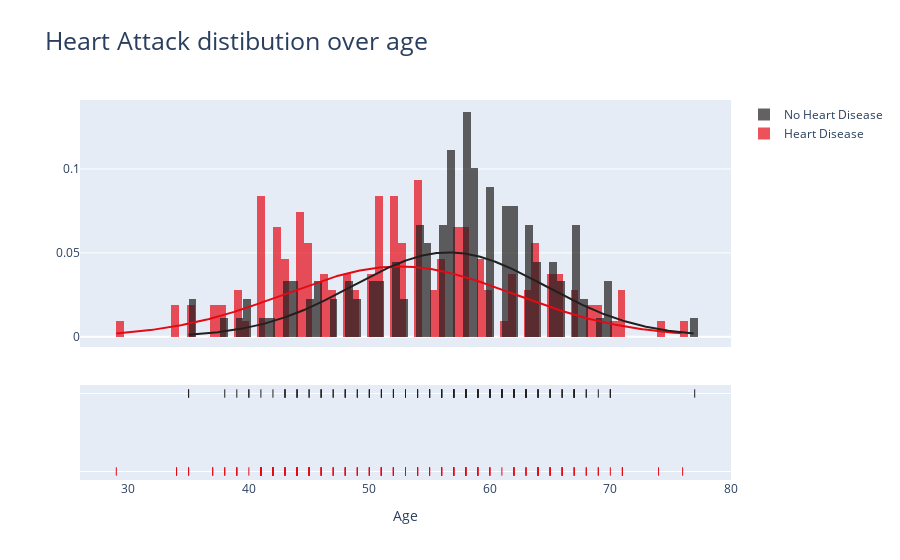

This figure's notebook cell:
### Markdown cell above
As we can see cholesterol is almost the same famales and males also does not depend on heart disease

### Code cell
import plotly.express as px
import plotly.figure_factory as ff
heart = df[df['output'] == 1]['age']
heart_no = df[df['output'] == 0]['age']
fig = ff.create_distplot([heart, heart_no],
                        ['Heart Disease', 'No Heart Disease'],
                        bin_size=0.65, curve_type='normal',
                        colors=['#E50914','#221F1F'],
                        )

fig.update_layout(
    title="Heart Attack distibution over age",
    xaxis_title="Age",
    width=1000,
    titlefont=dict(size=25),
    
)
fig.show()

### Figure 1 — Plotly figure (JSON) as saved in the notebook; plotly's stock layout.template omitted (floating-point values rounded to 4 significant figures; data arrays with more than 128 entries replaced by an {"elided": "..."} marker saying what was removed)
{"data": [{"histnorm": "probability density", "legendgroup": "Heart Disease", "marker": {"color": "#E50914"}, "name": "Heart Disease", "opacity": 0.7, "type": "histogram", "x": {"elided": "165 int values"}, "xaxis": "x", "xbins": {"end": 76, "size": 0.65, "start": 29}, "yaxis": "y"}, {"histnorm": "probability density", "legendgroup": "No Heart Disease", "marker": {"color": "#221F1F"}, "name": "No Heart Disease", "opacity": 0.7, "type": "histogram", "x": {"elided": "138 int values"}, "xaxis": "x", "xbins": {"end": 77, "size": 0.65, "start": 35}, "yaxis": "y"}, {"legendgroup": "Heart Disease", "marker": {"color": "#E50914"}, "mode": "lines", "name": "Heart Disease", "showlegend": false, "type": "scatter", "x": {"elided": "500 float values"}, "xaxis": "x", "y": {"elided": "500 float values"}, "yaxis": "y"}, {"legendgroup": "No Heart Disease", "marker": {"color": "#221F1F"}, "mode": "lines", "name": "No Heart Disease", "showlegend": false, "type": "scatter", "x": {"elided": "500 float values"}, "xaxis": "x", "y": {"elided": "500 float values"}, "yaxis": "y"}, {"legendgroup": "Heart Disease", "marker": {"color": "#E50914", "symbol": "line-ns-open"}, "mode": "markers", "name": "Heart Disease", "showlegend": false, "type": "scatter", "x": {"elided": "165 int values"}, "xaxis": "x", "y": {"elided": "165 str values"}, "yaxis": "y2"}, {"legendgroup": "No Heart Disease", "marker": {"color": "#221F1F", "symbol": "line-ns-open"}, "mode": "markers", "name": "No Heart Disease", "showlegend": false, "type": "scatter", "x": {"elided": "138 int values"}, "xaxis": "x", "y": {"elided": "138 str values"}, "yaxis": "y2"}], "layout": {"autosize": true, "barmode": "overlay", "hovermode": "closest", "legend": {"traceorder": "reversed"}, "title": {"font": {"size": 25}, "text": "Heart Attack distibution over age"}, "xaxis": {"anchor": "y2", "autorange": true, "domain": [0, 1], "range": [26.15, 79.85], "title": {"text": "Age"}, "type": "linear", "zeroline": false}, "yaxis": {"anchor": "free", "autorange": true, "domain": [0.35, 1], "position": 0, "range": [-0.006129, 0.1411], "type": "linear"}, "yaxis2": {"anchor": "x", "autorange": true, "domain": [0, 0.25], "dtick": 1, "range": [-0.1818, 1.182], "showticklabels": false, "type": "category"}}}
